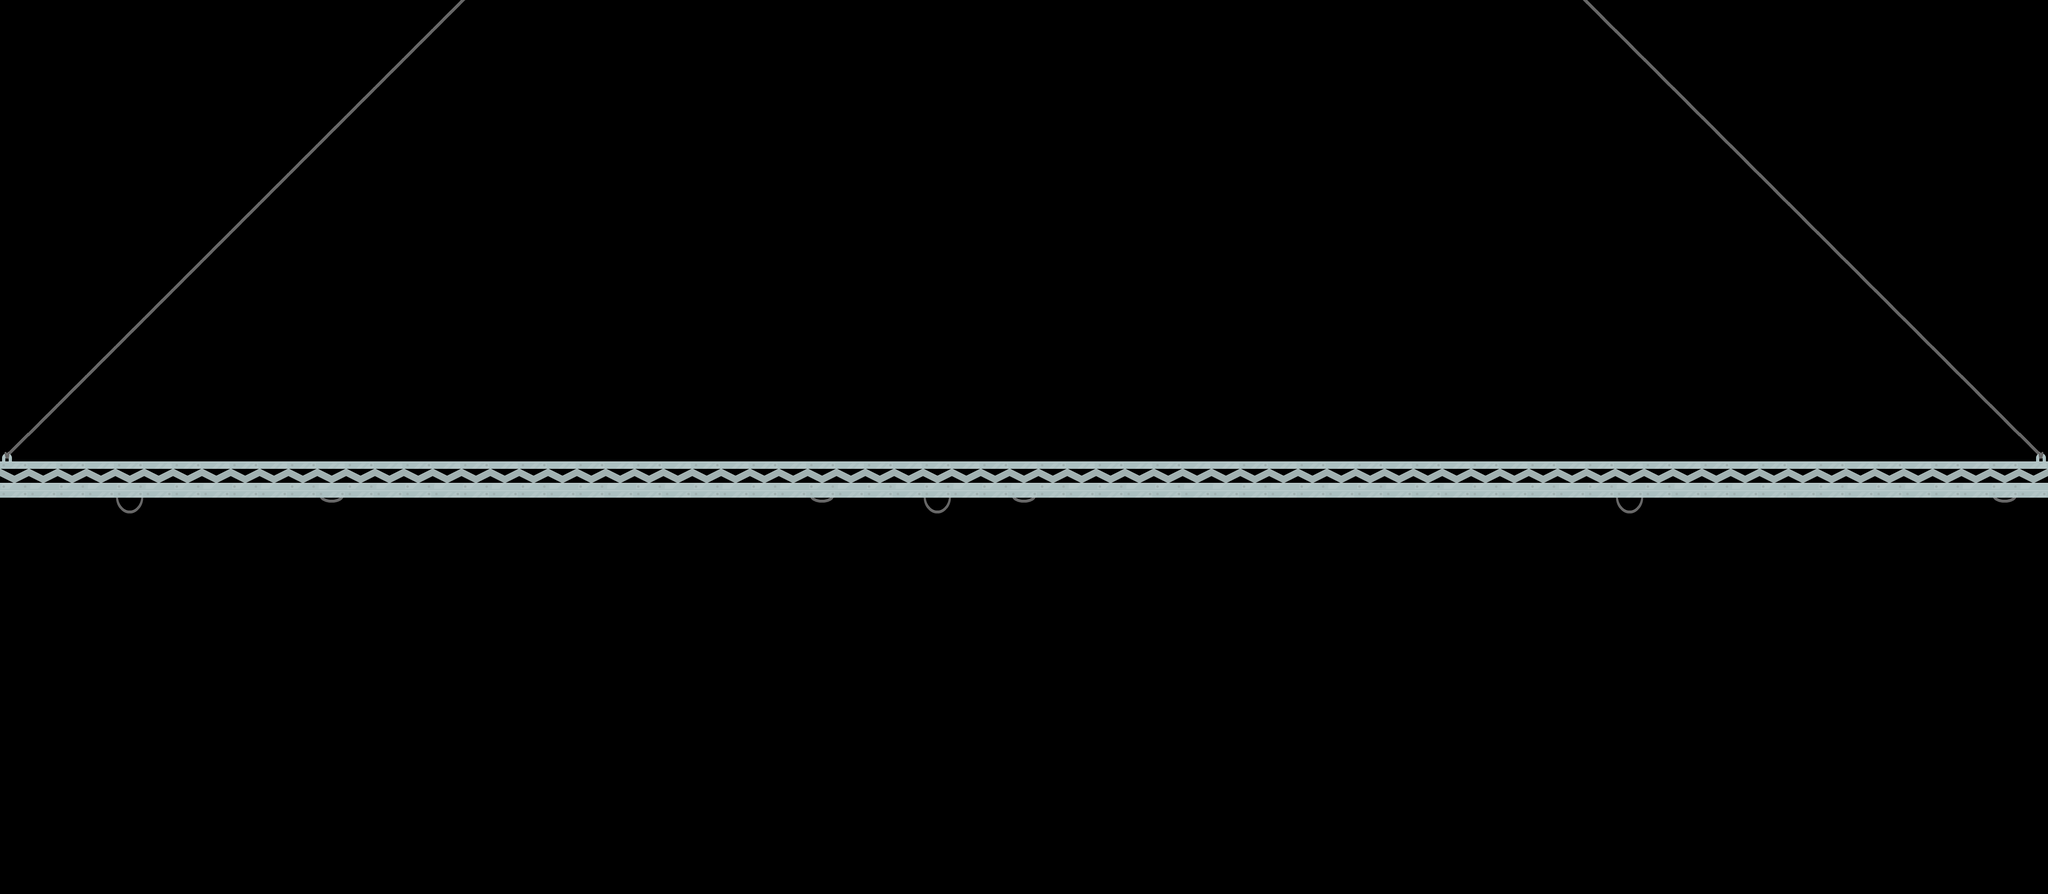

This is a level from a 2D game, rendered from its Tiled map with the project's own tilesets. A one-line summary and the map file follow, with tile-layer data summarised:
An orthogonal 71x31 tile map with 70x70 px tiles, 2 tile layers (Platform1, Decor1), 2 tilesets and 1 object.

<map version="1.2" tiledversion="1.3.1" orientation="orthogonal" renderorder="right-down" compressionlevel="0" width="71" height="31" tilewidth="70" tileheight="70" infinite="0" nextlayerid="4" nextobjectid="2">
 <tileset firstgid="1" source="NinjaRunExtra.tsx" />
 <tileset firstgid="99" source="NinjaRunExtraMods.tsx" />
 <layer id="1" name="Platform1" width="71" height="31">
  <data>[2201 cells, 206 non-empty, 11 distinct tile ids]</data>
 </layer>
 <layer id="3" name="Decor1" width="71" height="31">
  <data>[2201 cells, 0 non-empty, 0 distinct tile ids]</data>
 </layer>
 <objectgroup id="2" name="Bounds1">
  <object id="1" x="0" y="1120" width="4970" height="1050" />
 </objectgroup>
</map>
